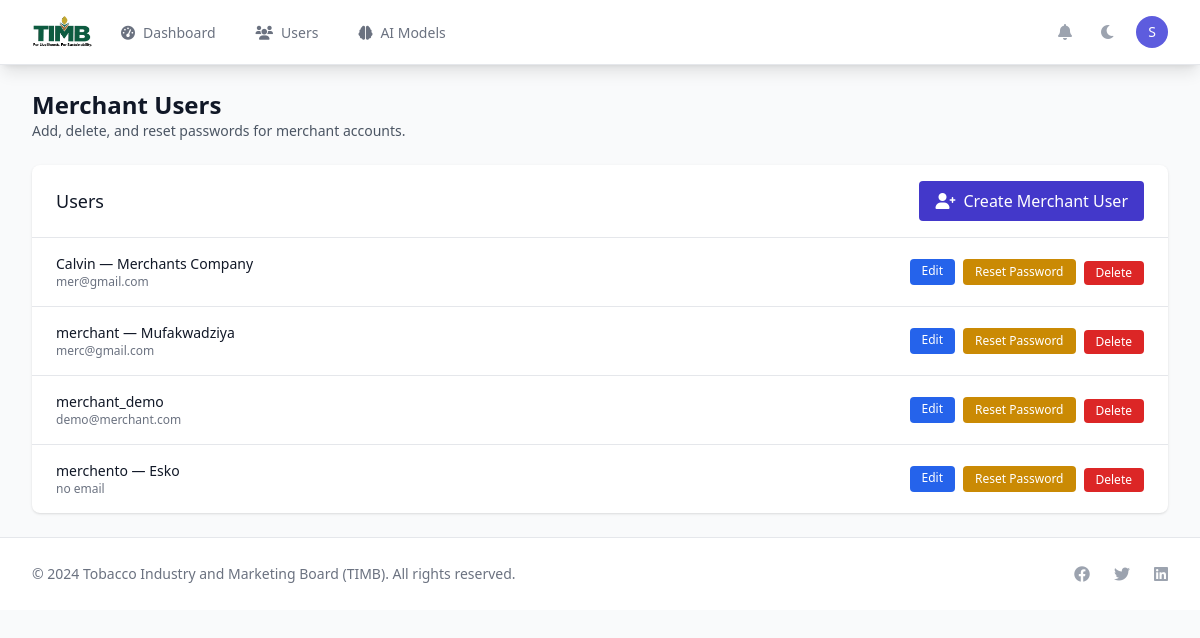
The page /timb/users/ (signed in) on the database as committed earlier.
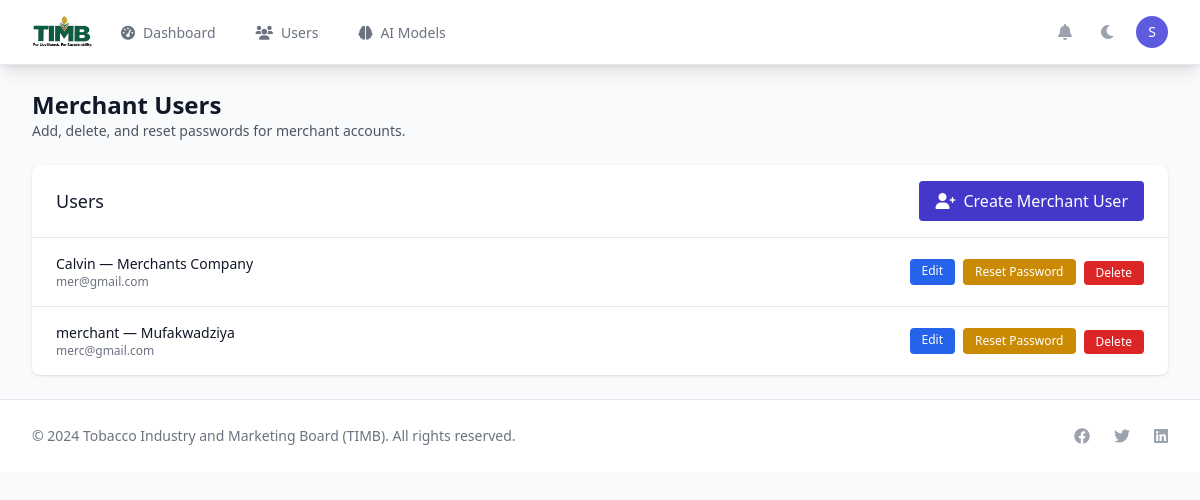
The same page on the database as committed later.
### authentication/models.py (models this page shows, shortened)
class User(AbstractUser):
    is_timb_staff = models.BooleanField(default=False, help_text='TIMB staff member')
    is_merchant = models.BooleanField(default=False, help_text='Tobacco merchant')
    phone = models.CharField(max_length=20, blank=True)
    national_id = models.CharField(max_length=50, blank=True)
    is_verified = models.BooleanField(default=False)
    verification_token = models.CharField(max_length=100, blank=True)
    verification_sent_at = models.DateTimeField(blank=True, null=True)
    two_factor_enabled = models.BooleanField(default=False)
    backup_codes = models.JSONField(default=list, blank=True)
    login_attempts = models.IntegerField(default=0)
    locked_until = models.DateTimeField(blank=True, null=True)
    last_login_ip = models.GenericIPAddressField(blank=True, null=True)
    last_login_device = models.CharField(max_length=200, blank=True)
    login_history = models.JSONField(default=list, blank=True)
    password_changed_at = models.DateTimeField(auto_now_add=True)
    password_reset_required = models.BooleanField(default=False)
    email_notifications = models.BooleanField(default=True)
    sms_notifications = models.BooleanField(default=False)
    push_notifications = models.BooleanField(default=True)
    class Meta:
        verbose_name = 'User'
        verbose_name_plural = 'Users'
    def get_user_type(self):
        if self.is_superuser:
            return "Administrator"
        elif self.is_timb_staff:
            return "TIMB Staff"
        elif self.is_merchant:
            return "Merchant"
        else:
            return "User"

### timb_dashboard/models.py (models this page shows, shortened)
class Merchant(models.Model):
    user = models.OneToOneField(User, on_delete=models.CASCADE, related_name='merchant_profile')
    company_name = models.CharField(max_length=200, blank=True)
    business_registration_number = models.CharField(max_length=100, blank=True)
    license_number = models.CharField(max_length=100, unique=True)
    license_issue_date = models.DateField(null=True, blank=True)
    license_expiry_date = models.DateField(null=True, blank=True)
    business_address = models.TextField(blank=True)
    business_phone = models.CharField(max_length=20, blank=True)
    business_email = models.EmailField(blank=True)
    website = models.URLField(blank=True)
    bank_name = models.CharField(max_length=100, blank=True)
    bank_account_number = models.CharField(max_length=50, blank=True)
    bank_branch = models.CharField(max_length=100, blank=True)
    annual_trading_volume = models.DecimalField(max_digits=15, decimal_places=2, default=0)
    preferred_grades = models.ManyToManyField('TobaccoGrade', blank=True)
    trading_regions = models.JSONField(default=list, blank=True)
    is_verified = models.BooleanField(default=False)
    is_active = models.BooleanField(default=True)
    verification_date = models.DateTimeField(null=True, blank=True)
    verified_by = models.ForeignKey(settings.AUTH_USER_MODEL, on_delete=models.SET_NULL, null=True, blank=True, related_name='verified_merchants')
    created_at = models.DateTimeField(default=timezone.now)
    updated_at = models.DateTimeField(auto_now=True)
    class Meta:
        db_table = 'timb_merchants'
        ordering = ['company_name', 'user__username']
        indexes = [
            models.Index(fields=['license_number']),
            models.Index(fields=['is_verified', 'is_active']),
            models.Index(fields=['company_name']),
        ]

### timb_dashboard/views.py (the view)
# urls.py: path('users/', views.users_management_view, name='users'),
@login_required
@user_passes_test(is_timb_staff)
def users_management_view(request):
    users = User.objects.filter(is_merchant=True).select_related('merchant_profile').order_by('username')
    context = {
        'users': users,
    }
    return render(request, 'timb_dashboard/users.html', context)

### timb_dashboard/views.py (called while the page is built)
def is_timb_staff(user):
    return user.is_authenticated and (user.is_staff or user.is_timb_staff)

### utils/context_processors.py (called while the page is built)
def global_context(request):
    return {
        'TIMB_SETTINGS': getattr(settings, 'TIMB_SETTINGS', {}),
        'current_time': timezone.now(),
        'system_name': 'TIMB Trading System',
        'system_version': '1.0.0',
    }

### templates/timb_dashboard/users.html (shortened to what this page needs)
{% extends 'base.html' %}
{% block content %}
<div class="max-w-7xl mx-auto py-6 sm:px-6 lg:px-8">
    <div class="mb-6">
        <h1 class="text-2xl font-bold text-gray-900 dark:text-white">Merchant Users</h1>
        <p class="text-sm text-gray-600 dark:text-gray-400">Add, delete, and reset passwords for merchant accounts.</p>
    </div>
    <div class="bg-white dark:bg-gray-800 shadow rounded-lg overflow-hidden">
        <div class="px-6 py-4 border-b border-gray-200 dark:border-gray-700">
            <div class="flex justify-between items-center">
                <h3 class="text-lg font-medium text-gray-900 dark:text-white">Users</h3>
                <a href="{% url 'timb_dashboard:create_merchant' %}" class="px-4 py-2 bg-primary-600 text-white rounded hover:bg-primary-700">
                    <i class="fas fa-user-plus mr-2"></i>Create Merchant User
                </a>
            </div>
        </div>
        <div class="divide-y divide-gray-200 dark:divide-gray-700">
            {% for u in users %}
            <div class="px-6 py-4 flex items-center justify-between">
                <div>
                    <div class="text-sm font-medium text-gray-900 dark:text-white">{{ u.username }}{% if u.merchant_profile and u.merchant_profile.company_name %} — {{ u.merchant_profile.company_name }}{% endif %}</div>
                    <div class="text-xs text-gray-500">{{ u.email|default:'no email' }}</div>
                </div>
                <div class="flex space-x-2">
                    <a href="{% url 'timb_dashboard:edit_user' u.id %}" class="px-3 py-1 text-xs bg-blue-600 text-white rounded hover:bg-blue-700">Edit</a>
                    <button type="button" class="px-3 py-1 text-xs bg-yellow-600 text-white rounded hover:bg-yellow-700" onclick="openResetModal({{ u.id }}, '{{ u.username }}')">Reset Password</button>
                    <form action="{% url 'timb_dashboard:delete_user' u.id %}" method="post" onsubmit="return confirm('Delete this user?');">
                        <button type="submit" class="px-3 py-1 text-xs bg-red-600 text-white rounded hover:bg-red-700">Delete</button>
                    </form>
                </div>
            </div>
            {% empty %}
            <div class="px-6 py-10 text-center text-gray-500">No merchant users found.</div>
            {% endfor %}
        </div>
    </div>
</div>
{% endblock %}

Rows that differ between the two databases and show on the page:
removed User: username "merchant_demo", email "demo@merchant.com"
removed User: username "merchento", merchant_profile.company_name "Esko", email "no email"
